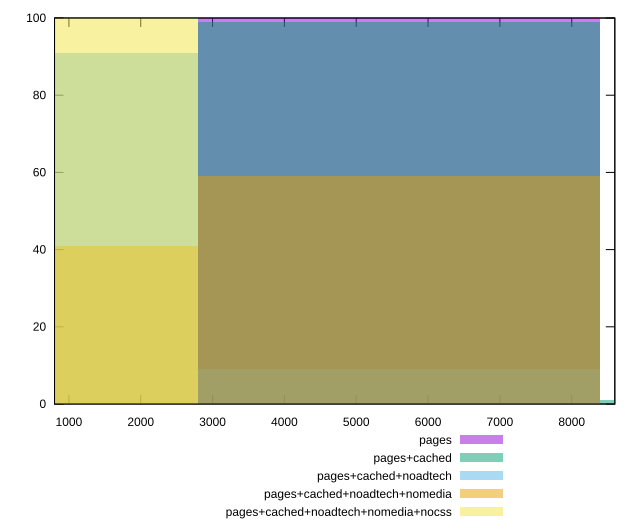

This chart was generated by the following gnuplot code:
reset

$pages <<EOF
5594.825980299679 100
EOF

$pagesCached <<EOF
5594.825980299679 99
11189.651960599358 1
EOF

$pagesCachedNoadtech <<EOF
5594.825980299679 9
0 91
EOF

$pagesCachedNoadtechNomedia <<EOF
0 41
5594.825980299679 59
EOF

$pagesCachedNoadtechNomediaNocss <<EOF
0 100
EOF

set key outside below
set boxwidth 5594.825980299679
set xrange [800:8600]
set yrange [0:100]
set trange [0:100]
set style fill transparent solid 0.5 noborder
set terminal svg size 640, 530 enhanced background rgb 'white'
set output "report_00013_2021-02-09T12-04-24.940Z/uses-text-compression/comparison/histogram/all_raw.svg"

plot $pages title "pages" with boxes, \
     $pagesCached title "pages+cached" with boxes, \
     $pagesCachedNoadtech title "pages+cached+noadtech" with boxes, \
     $pagesCachedNoadtechNomedia title "pages+cached+noadtech+nomedia" with boxes, \
     $pagesCachedNoadtechNomediaNocss title "pages+cached+noadtech+nomedia+nocss" with boxes

reset
